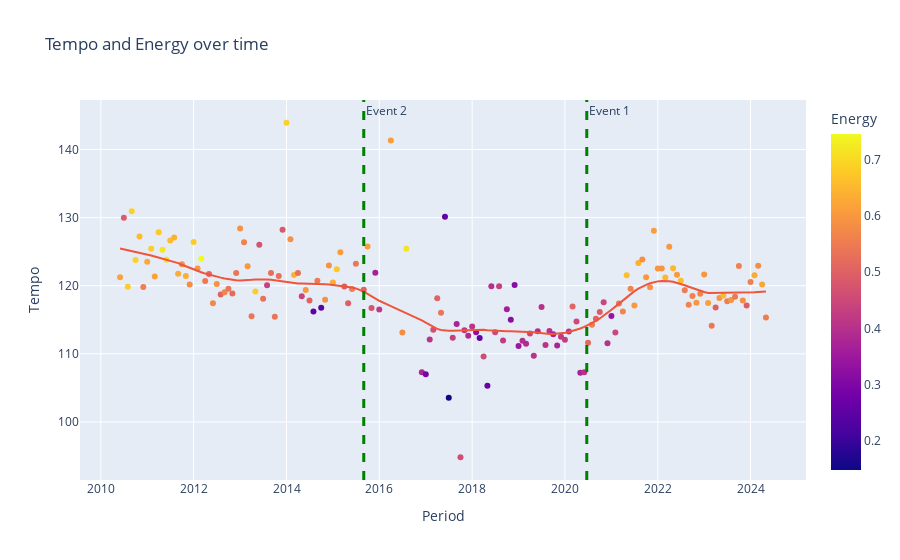

The code cell stored with this chart in its notebook:
### Markdown cell above
Plot the energy and tempo over the years

### Code cell
fig = px.scatter(history_selection_mean, x = "year_month", y = "tempo", color = "energy", trendline="lowess", trendline_options=dict(frac=0.2), labels = {"year_month" : "Period", "tempo": "Tempo", "energy":"Energy"}, title="Tempo and Energy over time"  )

# Add events that can explain differences, for ex:
fig.add_vline(x=datetime.strptime("2020-06-21", "%Y-%m-%d").timestamp() * 1000, annotation_text="Event 1",line_width=3, line_dash="dash", line_color="green")
fig.add_vline(x=datetime.strptime("2015-09-01", "%Y-%m-%d").timestamp() * 1000, annotation_text="Event 2",line_width=3, line_dash="dash", line_color="green")

fig.show()

### Figure 1 — Plotly figure (JSON) as saved in the notebook; plotly's stock layout.template omitted (floating-point values rounded to 4 significant figures; data arrays with more than 128 entries replaced by an {"elided": "..."} marker saying what was removed)
{"data": [{"hovertemplate": "Period=%{x}<br>Tempo=%{y}<br>Energy=%{marker.color}<extra></extra>", "legendgroup": "", "marker": {"color": {"elided": "160 float values"}, "coloraxis": "coloraxis", "symbol": "circle"}, "mode": "markers", "name": "", "orientation": "v", "showlegend": false, "type": "scatter", "x": {"elided": "160 str values"}, "xaxis": "x", "y": {"elided": "160 float values"}, "yaxis": "y"}, {"hovertemplate": "<b>LOWESS trendline</b><br><br>Period=%{x}<br>Tempo=%{y} <b>(trend)</b><extra></extra>", "legendgroup": "", "marker": {"symbol": "circle"}, "mode": "lines", "name": "", "showlegend": false, "type": "scatter", "x": {"elided": "160 str values"}, "xaxis": "x", "y": {"elided": "160 float values"}, "yaxis": "y"}], "layout": {"annotations": [{"showarrow": false, "text": "Event 1", "x": 1592690400000, "xanchor": "left", "xref": "x", "y": 1, "yanchor": "top", "yref": "y domain"}, {"showarrow": false, "text": "Event 2", "x": 1441058400000, "xanchor": "left", "xref": "x", "y": 1, "yanchor": "top", "yref": "y domain"}], "coloraxis": {"colorbar": {"title": {"text": "Energy"}}, "colorscale": [[0, "#0d0887"], [0.1111, "#46039f"], [0.2222, "#7201a8"], [0.3333, "#9c179e"], [0.4444, "#bd3786"], [0.5556, "#d8576b"], [0.6667, "#ed7953"], [0.7778, "#fb9f3a"], [0.8889, "#fdca26"], [1, "#f0f921"]]}, "legend": {"tracegroupgap": 0}, "shapes": [{"line": {"color": "green", "dash": "dash", "width": 3}, "type": "line", "x0": 1592690400000, "x1": 1592690400000, "xref": "x", "y0": 0, "y1": 1, "yref": "y domain"}, {"line": {"color": "green", "dash": "dash", "width": 3}, "type": "line", "x0": 1441058400000, "x1": 1441058400000, "xref": "x", "y0": 0, "y1": 1, "yref": "y domain"}], "title": {"text": "Tempo and Energy over time"}, "xaxis": {"anchor": "y", "domain": [0, 1], "title": {"text": "Period"}}, "yaxis": {"anchor": "x", "domain": [0, 1], "title": {"text": "Tempo"}}}}
